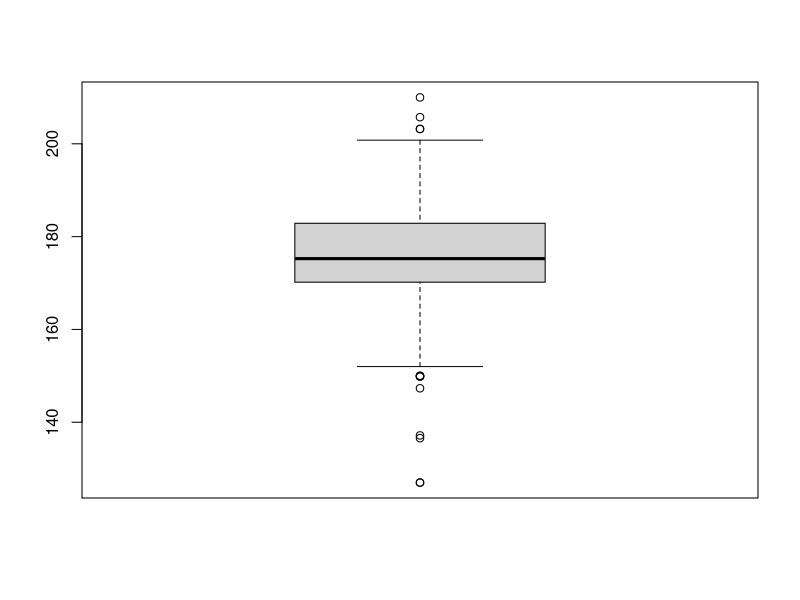
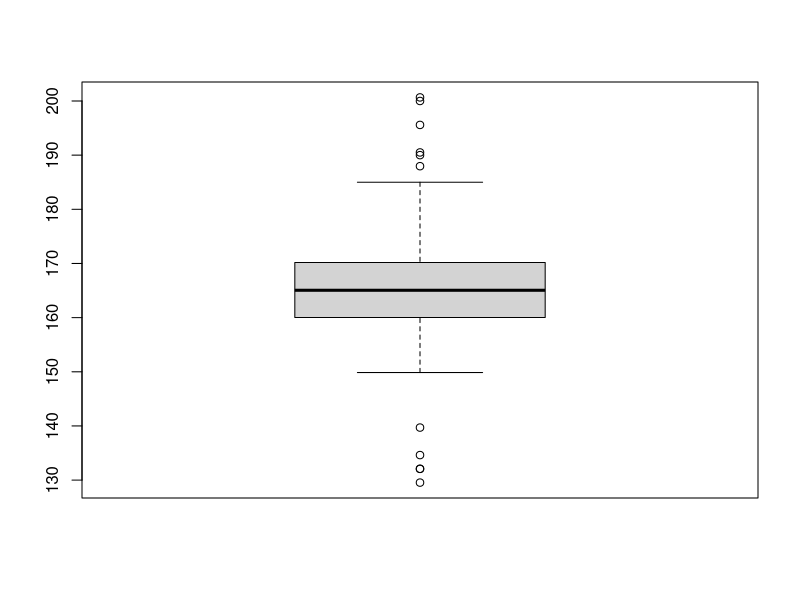

Write the R code that produced these figures, in order.
#####################
#Questao 1
library ( dslabs )
data ( heights )
heights <- read.csv("heights.csv", header = TRUE)
#a 
heights$alt.cm = heights$height*2.54
heights

#b
homem <- 0
mulher <- 0
for(i in 1:length(heights$sex)){
  if(heights$sex[i] == "Male"){
    homem <- homem + 1
  }else{
    mulher <- mulher + 1
  }
}
proporcao <- homem / length(heights$sex)
proporcao

#c
primeiraPosAltura <- heights$alt.cm[1]
i <- 1
for(i in 1:length(heights$sex)){
  if(heights$alt.cm[i] > primeiraPosAltura){
    primeiraPosAltura <- heights$alt.cm[i]
  }
}
i
primeiraPosAltura
heights$sex[i]

#d
primeiraPosAltura <- heights$alt.cm[1]
i <- 1
for(i in 1:length(heights$sex)){
  if(heights$alt.cm[i] < primeiraPosAltura){
    primeiraPosAltura <- heights$alt.cm[i]
  }
}
i
primeiraPosAltura
heights$sex[i]

#e
mediaAlturas <- mean(heights$alt.cm)
mediaAlturas

desvioPadrao <- sd(heights$alt.cm)
desvioPadrao

#f
dataHomens <- heights[heights$sex == "Male",]
dataMulheres <- heights[heights$sex == "Female",]

mediaHomens <- mean(dataHomens$alt.cm)
mediaHomens

mediaMulheres <- mean(dataMulheres$alt.cm)
mediaMulheres


desvioPadraoHomens <- sd(dataHomens$alt.cm)
desvioPadraoHomens

desvioPadraoMulheres <- sd(dataMulheres$alt.cm)
desvioPadraoMulheres

#g
boxplot(dataHomens$alt.cm)
boxplot(dataMulheres$alt.cm)

######################
#Questao 2
jorelGanhar <- 0

jorel <- 7
juju <- 18

moeda <- sample(x = 0:1, size = 10000, replace = TRUE) #cara = 1 e coroa = 1
for(i in 1:10000){
  while(juju != 0 || jorel != 0){
    if(moeda[i] == 1){
      juju <- juju + 1
      jorel <- jorel - 1
    }else if(moeda[i] == 0){
      jorel <- jorel + 1
      juju <- juju - 1
    }
    if(juju == 0){
      jorel <- 7
      juju <- 18
      jorelGanhar <- jorelGanhar + 1
      break
    }else if(jorel == 0){
      jorel <- 7
      juju <- 18
      break
    }
  }
}

probabilidade <- jorelGanhar / 10000
probabilidade

###########################
#Questao 3
#a
gerador <- function(n){
  variavel <- c()
  
  distribuicao <- runif(1, min=0, max=1)
  
  if(distribuicao <= 1/6){
    variavel[i] <- 1
  }else if(distribuicao <= 2/6){
    variavel[i] <- 2
  }else if(distribuicao <= 3/6){
    variavel[i] <- 3
  }else if(distribuicao <= 4/6){
    variavel[i] <- 4
  }else if(distribuicao <= 5/6){
    variavel[i] <- 5
  }else if(distribuicao <= 1){
    variavel[i] <- 6
  }
  return(variavel)
}

#b
